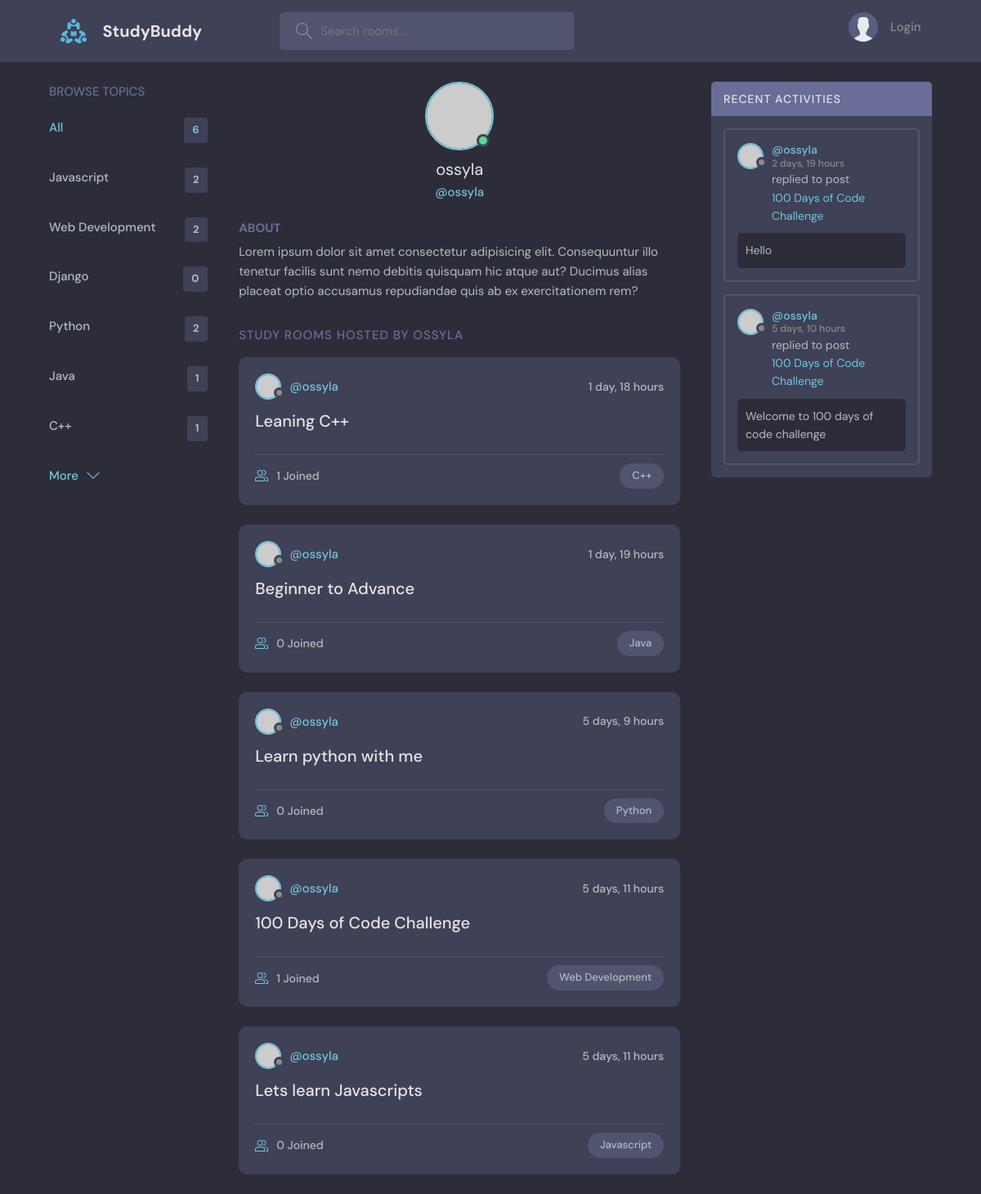
Page /profile/1/ on the committed database.
### base/models.py (models this page shows, shortened)
class Topic(models.Model):
    name = models.CharField(max_length=200)

class Room(models.Model):
    host = models.ForeignKey(User, on_delete=models.SET_NULL, null=True)
    topic = models.ForeignKey(Topic, on_delete=models.SET_NULL, null=True)
    name = models.CharField(max_length=200)
    description = models.TextField(null=True, blank=True)
    participants = models.ManyToManyField(User, related_name='participants', blank=True)
    updated = models.DateTimeField(auto_now=True)
    created = models.DateTimeField(auto_now_add=True)
    class Meta:
        ordering = ['-updated', '-created']
    def __str__(self):
        return self.name

class Message(models.Model):
    user = models.ForeignKey(User, on_delete=models.CASCADE)
    room = models.ForeignKey(Room, on_delete=models.CASCADE)
    body = models.TextField()
    updated = models.DateTimeField(auto_now=True)
    created = models.DateTimeField(auto_now_add=True)
    class Meta:
         ordering = ['-updated', '-created']

### base/views.py (the view)
# urls.py: path('profile/<str:pk>/', views.userProfile, name="user-profile"),
def userProfile(request, pk):
    user = User.objects.get(id=pk)
    room_messages = user.message_set.all()
    rooms = user.room_set.all()
    topics = Topic.objects.all()
    context = {'user':user, 'rooms':rooms, 'room_messages':room_messages, 'topics':topics}
    return render(request, 'base/profile.html', context)

### base/templates/base/profile.html (shortened to what this page needs)
{% extends 'main.html' %}
{% block content %}
  <main class="profile-page layout layout--3">
    <div class="container">
      {% include 'base/topics_component.html' %}
      <div class="roomList">
        <div class="profile">
          <div class="profile__avatar">
            <div class="avatar avatar--large active">
              <img src="https://randomuser.me/api/portraits/men/11.jpg" />
            </div>
          </div>
          <div class="profile__info">
            <h3>{{user.username}}</h3>
            <p>@{{user.username}}</p>
          </div>
          <div class="profile__about">
            <h3>About</h3>
            <p>
              Lorem ipsum dolor sit amet consectetur adipisicing elit. Consequuntur illo tenetur
              facilis sunt nemo debitis quisquam hic atque aut? Ducimus alias placeat optio
              accusamus repudiandae quis ab ex exercitationem rem?
            </p>
          </div>
        </div>
        <div class="roomList__header">
          <div>
            <h2>Study Rooms Hosted by {{user.username}}</a>
            </h2>
          </div>
        </div>
        {% include 'base/feed_component.html' %}
      </div>
      {% include 'base/activity_component.html' %}
    </div>
  </main>
  {% endblock content %}

### templates/main.html (shortened to what this page needs)
<!DOCTYPE html>
{% load static %}
<html lang="en">
  <head>
    <link rel="stylesheet" href=" {% static 'styles/style.css' %} " />
  </head>
  <body>
    {% include 'navbar.html' %}
    {% block content  %}
    {% endblock  %}
  </body>
</html>

### templates/navbar.html (shortened to what this page needs)
{% load static %}
<header class="header header--loggedIn">
    <div class="container">
      <a href=" {% url 'home' %} " class="header__logo">
        <img src=" {% static 'images/logo.svg' %}"/>
        <h1>StudyBuddy</h1>
      </a>
      <form class="header__search" method="GET" action=" {% url 'home' %} ">
        <label>
          <input name="q" placeholder="Search rooms..." />
        </label>
      </form>
      <nav class="header__menu">
        {% if request.user.is_authenticated %}
        <div class="header__user">
          <a href="{% url 'user-profile' user.id %}">
            <div class="avatar avatar--medium active">
              <img src="https://randomuser.me/api/portraits/men/37.jpg" />
            </div>
            <p>{{request.user.username}} <span>@{{request.user.username}}</span></p>
          </a>
          <button class="dropdown-button">
            <svg version="1.1" xmlns="http://www.w3.org/2000/svg" width="32" height="32" viewBox="0 0 32 32">
              <title>chevron-down</title>
              <path d="M16 21l-13-13h-3l16 16 16-16h-3l-13 13z"></path>
            </svg>
          </button>
        </div>
        {% else %}
         <a href=" {% url 'login' %}">
           <img src="{% static 'images/avatar.svg' %}" />
           <p>Login</p>
         </a>
         {% endif %}
      </nav>
    </div>
  </header>

### base/templates/base/topics_component.html
<div class="topics">
    <div class="topics__header">
      <h2>Browse Topics</h2>
    </div>
    <ul class="topics__list">
      <li>
        <a href=" {% url 'home' %}" class="active">All <span>{{topics.count}}</span></a>
      </li>
      {% for topic in topics %}
      <li>
        <a href="{% url 'home' %}?q={{topic.name}}">{{topic.name}} <span>{{topic.room_set.all.count}}</span></a>
      </li>
      {% endfor %}
    <a class="btn btn--link" href="{% url 'topics' %}">
      More
      <svg version="1.1" xmlns="http://www.w3.org/2000/svg" width="32" height="32" viewBox="0 0 32 32">
        <title>chevron-down</title>
        <path d="M16 21l-13-13h-3l16 16 16-16h-3l-13 13z"></path>
      </svg>
    </a>
  </div>

### base/templates/base/feed_component.html (shortened to what this page needs)
 {% for room in rooms %}
        <div class="roomListRoom">
            <div class="roomListRoom__header">
              <a href=" {% url 'user-profile' room.host.id %}" class="roomListRoom__author">
                <div class="avatar avatar--small">
                  <img src="https://randomuser.me/api/portraits/women/11.jpg" />
                </div>
                <span>@{{room.host.username}}</span>
              </a>
              <div class="roomListRoom__actions">
                <span>{{room.created | timesince}}</span>
              </div>
            </div>
            <div class="roomListRoom__content">
              <a href="{% url 'room' room.id %}">{{room.name}}</a>
            </div>
            <div class="roomListRoom__meta">
              <a href="{% url 'room' room.id %}" class="roomListRoom__joined">
                {{room.participants.all.count}}  Joined
              </a>
              <p class="roomListRoom__topic">{{room.topic.name}}</p>
            </div>
        </div>
{% endfor %}

### base/templates/base/activity_component.html (shortened to what this page needs)
    <div class="activities">
        <div class="activities__header">
          <h2>Recent Activities</h2>
        </div>
        {% for message in room_messages %}
        <div class="activities__box">
          <div class="activities__boxHeader roomListRoom__header">
            <a href="{% url 'user-profile' message.user.id %}" class="roomListRoom__author">
              <div class="avatar avatar--small">
                <img src="https://randomuser.me/api/portraits/women/11.jpg" />
              </div>
              <p>
                @{{message.user}}
                <span>{{message.created | timesince}}</span>
              </p>
            </a>
          </div>
          <div class="activities__boxContent">
            <p>replied to post <a href="{% url 'room' message.room.id %}">{{message.room}}</a></p>
            <div class="activities__boxRoomContent">
              {{message.body}}
            </div>
          </div>
        </div>
        {% endfor %}
    </div>

### rows in the picture
Topic: name "Javascript", room_set.all.count "2"
Topic: name "Web Development", room_set.all.count "2"
Topic: name "Django", room_set.all.count "0"
Topic: name "Python", room_set.all.count "2"
Topic: name "Java", room_set.all.count "1"
Topic: name "C++", room_set.all.count "1"
Room: host.username "ossyla", created "1 day, 18 hours", name "Leaning C++", participants.all.count "1", topic.name "C++"
Room: host.username "ossyla", created "1 day, 19 hours", name "Beginner to Advance", participants.all.count "0", topic.name "Java"
Room: host.username "ossyla", created "5 days, 9 hours", name "Learn python with me", participants.all.count "0", topic.name "Python"
Room: host.username "ossyla", created "5 days, 11 hours", name "100 Days of Code Challenge", participants.all.count "1", topic.name "Web Development"
Room: host.username "ossyla", created "5 days, 11 hours", name "Lets learn Javascripts", participants.all.count "0", topic.name "Javascript"
Message: user "ossyla", created "2 days, 19 hours", room "100 Days of Code Challenge", body "Hello"
Message: user "ossyla", created "5 days, 10 hours", room "100 Days of Code Challenge", body "Welcome to 100 days of code challenge"

### other values in the picture
{{ topics.count }} "6"
{{ user.username }} "ossyla"
{{ user.username }} "OSSYLA"
